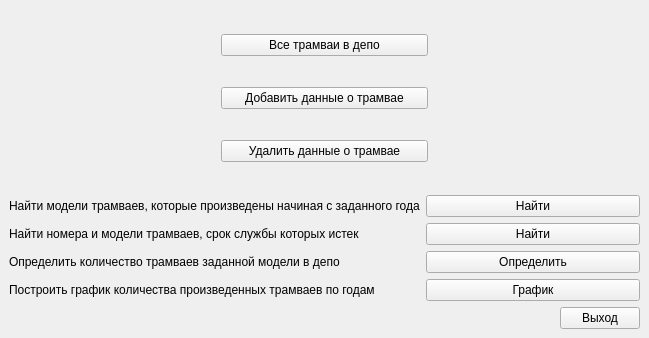
<?xml version="1.0" encoding="UTF-8"?>
<ui version="4.0">
 <class>MainWindow</class>
 <widget class="QMainWindow" name="MainWindow">
  <property name="geometry">
   <rect>
    <x>0</x>
    <y>0</y>
    <width>649</width>
    <height>338</height>
   </rect>
  </property>
  <property name="windowTitle">
   <string>Трамвайное депо</string>
  </property>
  <widget class="QWidget" name="centralwidget">
   <layout class="QVBoxLayout" name="verticalLayout_4">
    <item>
     <layout class="QHBoxLayout" name="horizontalLayout_2">
      <item>
       <widget class="QLabel" name="label_6">
        <property name="text">
         <string/>
        </property>
       </widget>
      </item>
      <item>
       <layout class="QVBoxLayout" name="verticalLayout_3">
        <item>
         <widget class="QPushButton" name="pushButton_8">
          <property name="text">
           <string>Все трамваи в депо</string>
          </property>
         </widget>
        </item>
        <item>
         <widget class="QPushButton" name="pushButton_6">
          <property name="text">
           <string>Добавить данные о трамвае</string>
          </property>
         </widget>
        </item>
        <item>
         <widget class="QPushButton" name="pushButton_7">
          <property name="text">
           <string>Удалить данные о трамвае</string>
          </property>
         </widget>
        </item>
       </layout>
      </item>
      <item>
       <widget class="QLabel" name="label_5">
        <property name="text">
         <string/>
        </property>
       </widget>
      </item>
     </layout>
    </item>
    <item>
     <layout class="QHBoxLayout" name="horizontalLayout">
      <item>
       <layout class="QVBoxLayout" name="verticalLayout_2">
        <item>
         <widget class="QLabel" name="label">
          <property name="text">
           <string>Найти модели трамваев, которые произведены начиная с заданного года</string>
          </property>
         </widget>
        </item>
        <item>
         <widget class="QLabel" name="label_2">
          <property name="text">
           <string>Найти номера и модели трамваев, срок службы которых истек</string>
          </property>
         </widget>
        </item>
        <item>
         <widget class="QLabel" name="label_3">
          <property name="text">
           <string>Определить количество трамваев заданной модели в депо</string>
          </property>
         </widget>
        </item>
        <item>
         <widget class="QLabel" name="label_4">
          <property name="text">
           <string>Построить график количества произведенных трамваев по годам</string>
          </property>
         </widget>
        </item>
       </layout>
      </item>
      <item>
       <layout class="QVBoxLayout" name="verticalLayout">
        <item>
         <widget class="QPushButton" name="pushButton">
          <property name="text">
           <string>Найти</string>
          </property>
         </widget>
        </item>
        <item>
         <widget class="QPushButton" name="pushButton_2">
          <property name="text">
           <string>Найти</string>
          </property>
         </widget>
        </item>
        <item>
         <widget class="QPushButton" name="pushButton_3">
          <property name="text">
           <string>Определить</string>
          </property>
         </widget>
        </item>
        <item>
         <widget class="QPushButton" name="pushButton_4">
          <property name="text">
           <string>График</string>
          </property>
         </widget>
        </item>
       </layout>
      </item>
     </layout>
    </item>
    <item>
     <layout class="QHBoxLayout" name="horizontalLayout_3">
      <item>
       <spacer name="horizontalSpacer">
        <property name="orientation">
         <enum>Qt::Horizontal</enum>
        </property>
        <property name="sizeHint" stdset="0">
         <size>
          <width>40</width>
          <height>20</height>
         </size>
        </property>
       </spacer>
      </item>
      <item>
       <widget class="QPushButton" name="pushButton_5">
        <property name="text">
         <string>Выход</string>
        </property>
       </widget>
      </item>
     </layout>
    </item>
   </layout>
  </widget>
  <widget class="QMenuBar" name="menubar">
   <property name="geometry">
    <rect>
     <x>0</x>
     <y>0</y>
     <width>649</width>
     <height>25</height>
    </rect>
   </property>
  </widget>
 </widget>
 <resources/>
 <connections/>
</ui>
